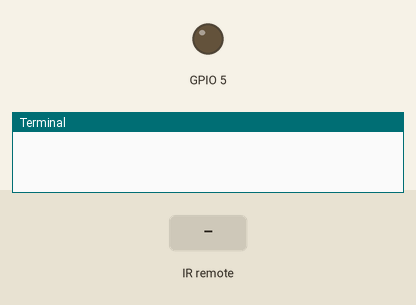
The program below on a simulated Raspberry Pi (BCM pin numbers). Shown: output pins drawn as LEDs (lit = HIGH), the last lines printed to the terminal. Dashed ring = blinking. The test bench sets the inputs (shaded band). Threads take turns every 2 ms.

Above: at 1.2 s.
1.3 s: remote-control key "0" pressed
At 3.0 s:
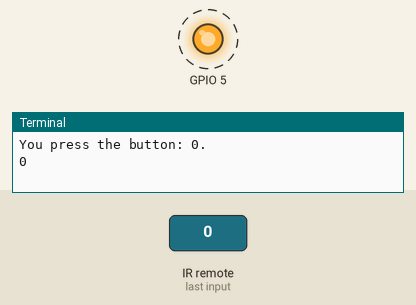
4.3 s: remote-control key "1" pressed
5.8 s: remote-control key "2" pressed
Timing chart, 0 to 13.8 s (numbered marks = the images above; inputs shaded):
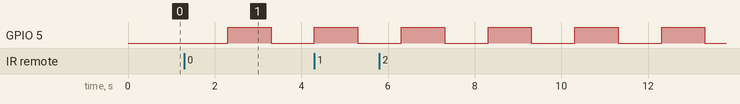

Measured:
- after the input at 1.3 s, GPIO 5: LOW → HIGH after 1.0 s, → LOW 1.0 s later

The program:

lirc_thread.py
```python
#硬件：RaspiberryPi 4B  + 红外接收模块
#连接方式： pin1(3_3V) --- 红外 VCC
#          pin11(BCM:GPIO17) --- 红外DO
#          GND OV (board:pin39) ---  红外GND
#内容: 运行程序，按红外遥控器按键，检查GPIO5对应的状态（1：HIGH, 2:LOW,0:FLASH 10s,EQ:QUIT）

from time import sleep
import lirc
import RPi.GPIO as GPIO
import threading


def GPIO_Setup(Pin,code_ir):
    """设置对应GPIO输出模式并且输出为1"""
    if code_ir == [u'1']:
        print(f"You press the button: {code_ir[0]}.")
        GPIO.setmode(GPIO.BCM)
        GPIO.setup(Pin,GPIO.OUT)
        GPIO.output(Pin,GPIO.HIGH)
    elif code_ir == [u'2']:
        print(f"You press the button: {code_ir[0]}.")
        GPIO.setmode(GPIO.BCM)
        GPIO.setup(Pin,GPIO.OUT)
        GPIO.output(Pin,GPIO.LOW)

def wait_time(Pin,code_ir,thired_stop):
    """延时"""
    if code_ir == [u'0']:
        GPIO.setmode(GPIO.BCM)
        GPIO.setup(Pin,GPIO.OUT)
        print(f"You press the button: {code_ir[0]}.")
        for i in range(10):
            if thired_stop.is_set():
                thired_stop.set()
                break
            GPIO.output(Pin,GPIO.LOW)
            sleep(1)
            GPIO.output(Pin,GPIO.HIGH)
            print(i)
            sleep(1)

sockid = lirc.init("myprogram", blocking=False)
thired_stop = threading.Event()
while True:
    try:
        code_ir = lirc.nextcode()
        if  code_ir:
            if code_ir == ['"EQ"']:
                thired_stop.set()
                print("thired stop.")
                break
            thread_1 = threading.Thread(target=wait_time,args=[5,code_ir,thired_stop])
            thread_2 = threading.Thread(target=GPIO_Setup,args=[5,code_ir])
            thread_1.start()
            thread_2.start()

    except KeyboardInterrupt:
        thread_1.join()
        thread_2.join()
        break

lirc.deinit()
GPIO.cleanup()
```
